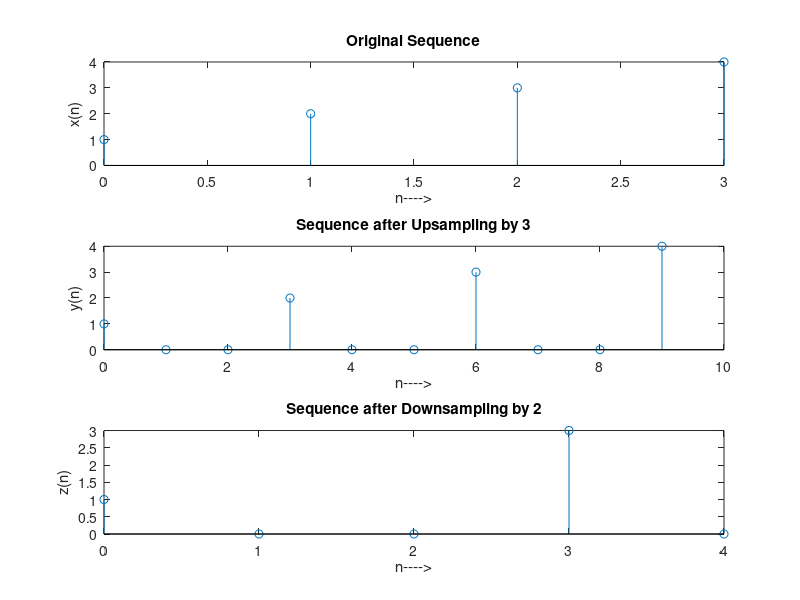

Write the MATLAB code that produced this figure.
clc; close all; clear all;

x = [1 2 3 4];

% Upsampling by 3
L = 3;
y = zeros(1, L*length(x) - (L-1));
y(1:L:end) = x;

disp('Original sequence is:');
disp(x);

disp('Sequence after upsampling by 3 is:');
disp(y);

% Downsampling by 2
d = 2;
z = y(1:d:end);

disp('Sequence after downsampling by 2 is:');
disp(z);

% Plot original sequence
n = 0:length(x)-1;
subplot(3,1,1);
stem(n,x);
xlabel('n---->');
ylabel('x(n)');
title('Original Sequence');

% Plot upsampled sequence
n1 = 0:length(y)-1;
subplot(3,1,2);
stem(n1,y);
xlabel('n---->');
ylabel('y(n)');
title('Sequence after Upsampling by 3');

% Plot downsampled sequence
n2 = 0:length(z)-1;
subplot(3,1,3);
stem(n2,z);
xlabel('n---->');
ylabel('z(n)');
title('Sequence after Downsampling by 2');
